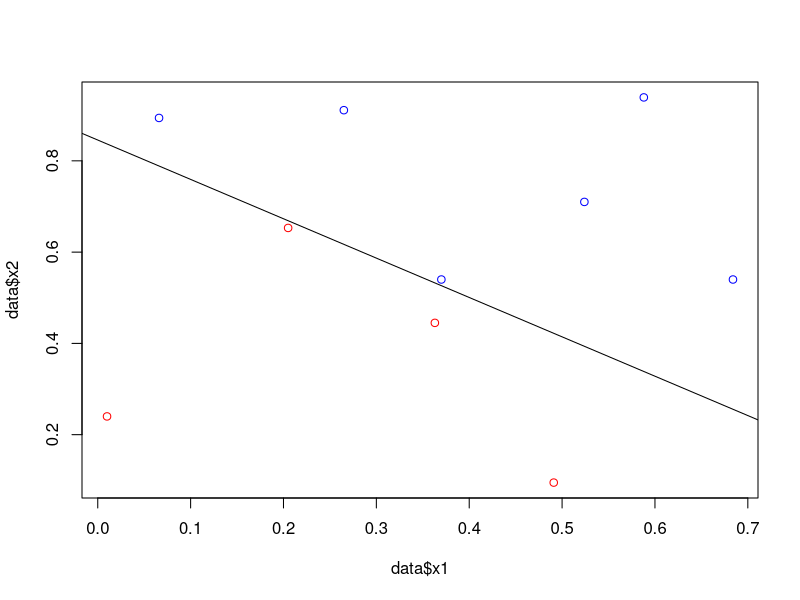
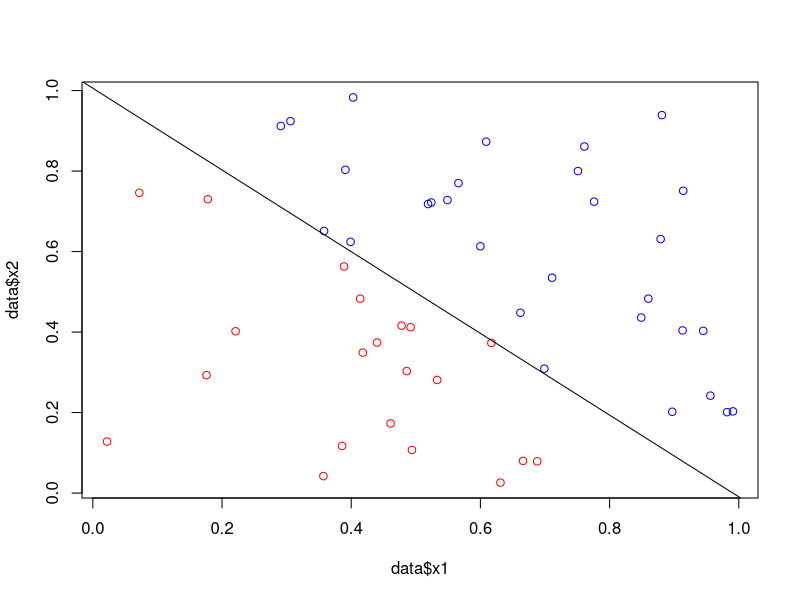
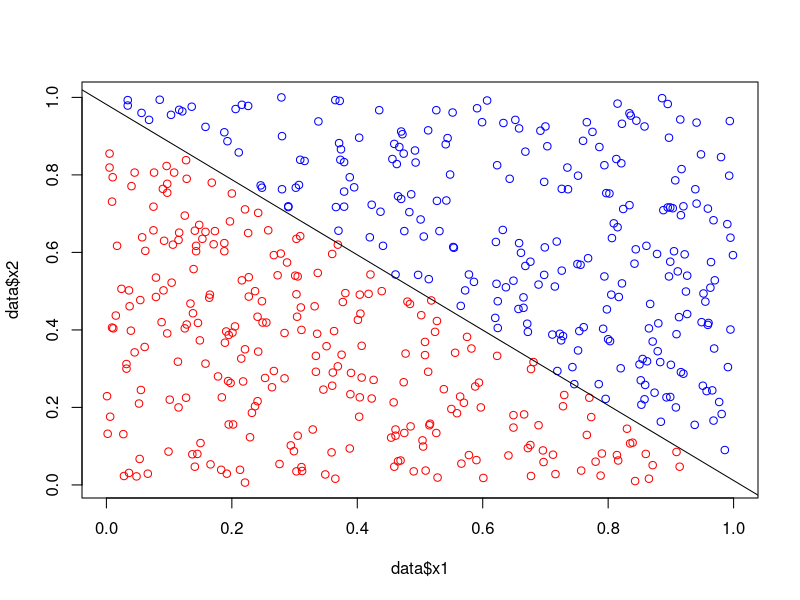

These charts were generated, in order, by the following R code:
## ---- chunk 1
#Set the working directory
setwd("/home/l33tninj4/Desktop/Github/RPerceptron/")

#Load the datasets
train10 = read.csv("data-10.csv")
train50 = read.csv("data-50.csv")
train500 = read.csv("data-500.csv")

Classify <- function(x, weights) {
  #Sign function on the dotproduct of the weights and the observed values
  return(sign((x) %*% weights))
}

Graph <- function(weights, data){
  #Calculate the slope for the hyperplane
  slope = -(weights[1]/weights[3])/(weights[1]/weights[2])  
  #Calculate the intercept for the hyperplane
  intercept = -weights[1]/weights[3]
  #Plot the data points
  plot(data$x1, data$x2,col = ifelse(data[, 1] == 1, "blue", "red"))
  #Draw the hyperplane
  abline(intercept, slope)
}

Perceptron <- function(data, learningRate) {
  #Make the weights vector with 0s for each data coloumn
  w <- c(rep(0, ncol(data) -1))
  #The number of rows in the dataframe
  n <- nrow(data)
  #Get the labels from the dataframe
  label <- data[ , 1]
  #Get the data from from the dataframe
  obs <- data[ , 2:ncol(data)]
  #We start assuming that the data is misclassifies
  misclassfied <- TRUE
  #Store the epoc count
  epoc <- 0
  #Vector to store the predicted values
  predictedV <- c(rep(0, n))
  #Store the average error for each Epoc
  avgErr <- 0
  
  while (misclassfied) {
    #Store the sum or errors for each Epoc
    sumErr <- 0
    #Assume that the data isn't misclassified
    misclassfied <- FALSE
    for (i in 1:n) {
      #Get the predicted value from the Classify function (WeightsxData columns)
      predicted <- Classify(as.numeric(obs[i , ]), w)[1,1]
      #Store the predicted value in the vector
      predictedV[i] = predicted
      
      #If we miss classified the observaion
      if(predicted != label[i]){
        misclassfied = TRUE
        #Calculate how we should update the weight vector
        change <- (learningRate * (label[i] - predicted)) * obs[i , ]
        #Update the weight vector
        w <- w + as.numeric(change)
        #Add this error for the total sum of errors for this epoc
        sumErr <- sumErr + (abs(label[i] - predictedV[i]))
      }
    }
    #Calculate the average error for all epocs
    avgErr <- (avgErr + (sumErr/n))/2
    #Update the number of Epocs
    epoc <- epoc + 1
  }
  #Print the average error and the number of EPOCS
  print(paste("Avg Error rate per epoc: ", as.character(avgErr)))
  print(paste("EPOC: ", as.character(epoc)))
  #Return the weight vector
  return(w)
}

print("Data Set 10")
w10 <- Perceptron(train10, 0.5)
Graph(w10, train10)

print("Data Set 50")
w50 <- Perceptron(train50, 0.5)
Graph(w50, train50)

print("Data Set 500")
w500 <-Perceptron(train500, 0.5)
Graph(w500, train500)
